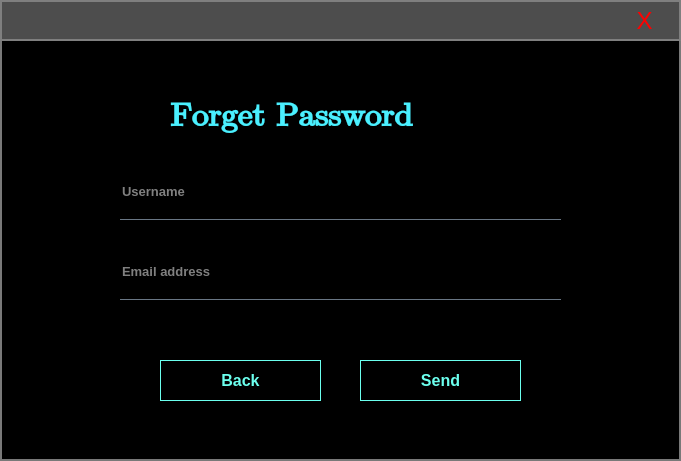
<?xml version="1.0" encoding="UTF-8"?>
<ui version="4.0">
 <class>forget_password</class>
 <widget class="QMainWindow" name="forget_password">
  <property name="geometry">
   <rect>
    <x>0</x>
    <y>0</y>
    <width>681</width>
    <height>461</height>
   </rect>
  </property>
  <property name="windowTitle">
   <string>MainWindow</string>
  </property>
  <property name="styleSheet">
   <string notr="true">background-color: rgb(0, 0, 0);
border:2px solid rgb(121, 121, 121);</string>
  </property>
  <widget class="QWidget" name="centralwidget">
   <widget class="QLabel" name="label">
    <property name="geometry">
     <rect>
      <x>0</x>
      <y>0</y>
      <width>681</width>
      <height>41</height>
     </rect>
    </property>
    <property name="styleSheet">
     <string notr="true">background-color: rgb(77, 77, 77);
border:2px solid rgb(127, 127, 127);
</string>
    </property>
    <property name="text">
     <string/>
    </property>
   </widget>
   <widget class="QPushButton" name="pushButton">
    <property name="geometry">
     <rect>
      <x>610</x>
      <y>0</y>
      <width>69</width>
      <height>41</height>
     </rect>
    </property>
    <property name="font">
     <font>
      <pointsize>18</pointsize>
     </font>
    </property>
    <property name="styleSheet">
     <string notr="true">QPushButton{
	color: rgb(255, 0, 0);
	background-color:rgba(0,0,0,0);
	border:none;
}
QPushButton:hover{
	background-color:rgb(255,0,0);
	color:rgb(255,255,255);
}</string>
    </property>
    <property name="text">
     <string>X</string>
    </property>
   </widget>
   <widget class="QLabel" name="label_2">
    <property name="geometry">
     <rect>
      <x>170</x>
      <y>90</y>
      <width>321</width>
      <height>51</height>
     </rect>
    </property>
    <property name="font">
     <font>
      <family>Cambria Math</family>
      <pointsize>25</pointsize>
      <weight>75</weight>
      <bold>true</bold>
     </font>
    </property>
    <property name="styleSheet">
     <string notr="true">color: rgb(74, 240, 255);
background-color:rgba(0,0,0,0);
border:none;</string>
    </property>
    <property name="text">
     <string>Forget Password</string>
    </property>
   </widget>
   <widget class="QLineEdit" name="lineEdit">
    <property name="geometry">
     <rect>
      <x>120</x>
      <y>170</y>
      <width>441</width>
      <height>51</height>
     </rect>
    </property>
    <property name="font">
     <font>
      <pointsize>10</pointsize>
      <weight>75</weight>
      <bold>true</bold>
     </font>
    </property>
    <property name="styleSheet">
     <string notr="true">background-color:rgba(0,0,0,0);
border:none;
border-bottom:2px solid rgba(105,118,132,255);
color: rgb(255, 255, 255);
padding-bottom:7px;</string>
    </property>
    <property name="echoMode">
     <enum>QLineEdit::Normal</enum>
    </property>
    <property name="cursorPosition">
     <number>0</number>
    </property>
    <property name="alignment">
     <set>Qt::AlignLeading|Qt::AlignLeft|Qt::AlignVCenter</set>
    </property>
    <property name="dragEnabled">
     <bool>false</bool>
    </property>
    <property name="readOnly">
     <bool>false</bool>
    </property>
    <property name="placeholderText">
     <string>Username</string>
    </property>
    <property name="cursorMoveStyle">
     <enum>Qt::VisualMoveStyle</enum>
    </property>
    <property name="clearButtonEnabled">
     <bool>false</bool>
    </property>
   </widget>
   <widget class="QLineEdit" name="lineEdit_2">
    <property name="geometry">
     <rect>
      <x>120</x>
      <y>250</y>
      <width>441</width>
      <height>51</height>
     </rect>
    </property>
    <property name="font">
     <font>
      <pointsize>10</pointsize>
      <weight>75</weight>
      <bold>true</bold>
     </font>
    </property>
    <property name="styleSheet">
     <string notr="true">background-color:rgba(0,0,0,0);
border:none;
border-bottom:2px solid rgba(105,118,132,255);
color: rgb(255, 255, 255);
padding-bottom:7px;</string>
    </property>
    <property name="echoMode">
     <enum>QLineEdit::Normal</enum>
    </property>
    <property name="cursorPosition">
     <number>0</number>
    </property>
    <property name="alignment">
     <set>Qt::AlignLeading|Qt::AlignLeft|Qt::AlignVCenter</set>
    </property>
    <property name="dragEnabled">
     <bool>false</bool>
    </property>
    <property name="readOnly">
     <bool>false</bool>
    </property>
    <property name="placeholderText">
     <string>Email address</string>
    </property>
    <property name="cursorMoveStyle">
     <enum>Qt::VisualMoveStyle</enum>
    </property>
    <property name="clearButtonEnabled">
     <bool>false</bool>
    </property>
   </widget>
   <widget class="QPushButton" name="pushButton_3">
    <property name="geometry">
     <rect>
      <x>160</x>
      <y>360</y>
      <width>161</width>
      <height>41</height>
     </rect>
    </property>
    <property name="font">
     <font>
      <pointsize>12</pointsize>
      <weight>75</weight>
      <bold>true</bold>
     </font>
    </property>
    <property name="styleSheet">
     <string notr="true">QPushButton{
	color: rgb(108, 255, 238);
	border:1px solid rgb(108,255,238);
}
QPushButton:hover{
	background-color:rgb(108,255,238);
	color:rgb(0,0,0);
}</string>
    </property>
    <property name="text">
     <string>Back</string>
    </property>
   </widget>
   <widget class="QPushButton" name="pushButton_2">
    <property name="geometry">
     <rect>
      <x>360</x>
      <y>360</y>
      <width>161</width>
      <height>41</height>
     </rect>
    </property>
    <property name="font">
     <font>
      <pointsize>12</pointsize>
      <weight>75</weight>
      <bold>true</bold>
     </font>
    </property>
    <property name="styleSheet">
     <string notr="true">QPushButton{
	color: rgb(108, 255, 238);
	border:1px solid rgb(108,255,238);
}
QPushButton:hover{
	background-color:rgb(108,255,238);
	color:rgb(0,0,0);
}</string>
    </property>
    <property name="text">
     <string>Send</string>
    </property>
   </widget>
   <widget class="QLabel" name="label_3">
    <property name="geometry">
     <rect>
      <x>120</x>
      <y>220</y>
      <width>441</width>
      <height>31</height>
     </rect>
    </property>
    <property name="font">
     <font>
      <pointsize>9</pointsize>
     </font>
    </property>
    <property name="styleSheet">
     <string notr="true">color: rgb(255, 0, 0);
border:none;</string>
    </property>
    <property name="text">
     <string/>
    </property>
   </widget>
   <widget class="QLabel" name="label_4">
    <property name="geometry">
     <rect>
      <x>120</x>
      <y>300</y>
      <width>441</width>
      <height>31</height>
     </rect>
    </property>
    <property name="font">
     <font>
      <pointsize>9</pointsize>
     </font>
    </property>
    <property name="styleSheet">
     <string notr="true">border:none;
color: rgb(255, 0, 0);</string>
    </property>
    <property name="text">
     <string/>
    </property>
   </widget>
  </widget>
 </widget>
 <resources/>
 <connections/>
</ui>
